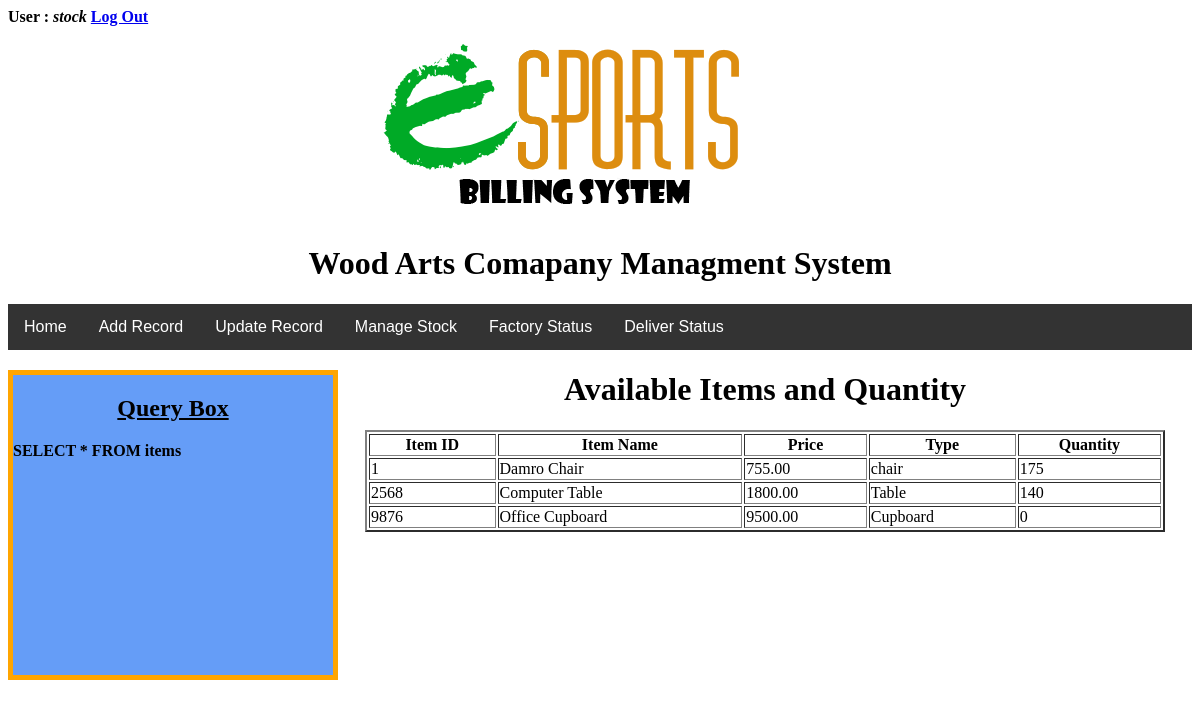
Screenshot of /items.php (signed in) with the database file from the repository.
### tables this page shows
CREATE TABLE `items` (
  `ItemID` varchar(5) NOT NULL,
  `ItemName` varchar(50) DEFAULT NULL,
  `price` decimal(6,2) DEFAULT NULL,
  `type` varchar(15) DEFAULT NULL,
  `Quantity` int(4) NOT NULL
);

### items.php (the view, shortened to what this page needs)
<?php
include_once('inc/connection.php');
$query="SELECT * FROM items";
$result=mysqli_query($connection,$query);
if(mysqli_num_rows($result)>0){
	$str='';
	while($row=mysqli_fetch_assoc($result)){
		$str.="<tr><td>$row[ItemID]</td><td>$row[ItemName]</td><td>$row[price]</td><td>$row[type]</td><td>$row[Quantity]</td></tr>";
	}
}else{
	$query=mysqli_error($connection);
}
?>
<!DOCTYPE html>
<html>
<head>
<link rel="stylesheet" href="css/navmenu.css">
<link rel="stylesheet" href="css/formbox.css">
</head>
<body>
	<div id="profile">
		<b id="welcome">User : <i><?php echo $_SESSION['login_user']; ?></i></b>
		<b id="logout"><a href="login/logout.php">Log Out</a></b>
	</div>
<p align="center"><img src="img/logo.png"></p>
<h1 align="center"> Wood Arts Comapany Managment System</h1>
<?php
require_once('process/menu.php');
echo $menu;
 ?>
 <div class="qbox">
 	<h2 align="center"><u>Query Box</U></h2>
 		<p><?php echo $query; ?></p>
 </div>
<h1 align="center">Available Items and Quantity</h1>
<table caption='All available Items' border='2' align='center' style="width:800px">
	<tr>
		<th>Item ID</th>
		<th>Item Name</th>
		<th> Price </th>
		<th> Type </th>
		<th> Quantity </th>
	</tr>
	<?php if(isset($str)) {echo $str;} ?>
</table>
</body>
</html>

### css/formbox.css (style rules this page uses)
.qbox { background-color:#659df7; border: 5px solid orange; color:black; font-weight:bold; margin:20px auto; height:300px; width: 320px; float: left; }

### rows the page displays
items: ItemID "1", ItemName "Damro Chair", price "755.00", type "chair", Quantity "175"
items: ItemID "2568", ItemName "Computer Table", price "1800.00", type "Table", Quantity "140"
items: ItemID "9876", ItemName "Office Cupboard", price "9500.00", type "Cupboard", Quantity "0"

### other values shown
$_SESSION['login_user'] "stock"
$query "SELECT * FROM items"
